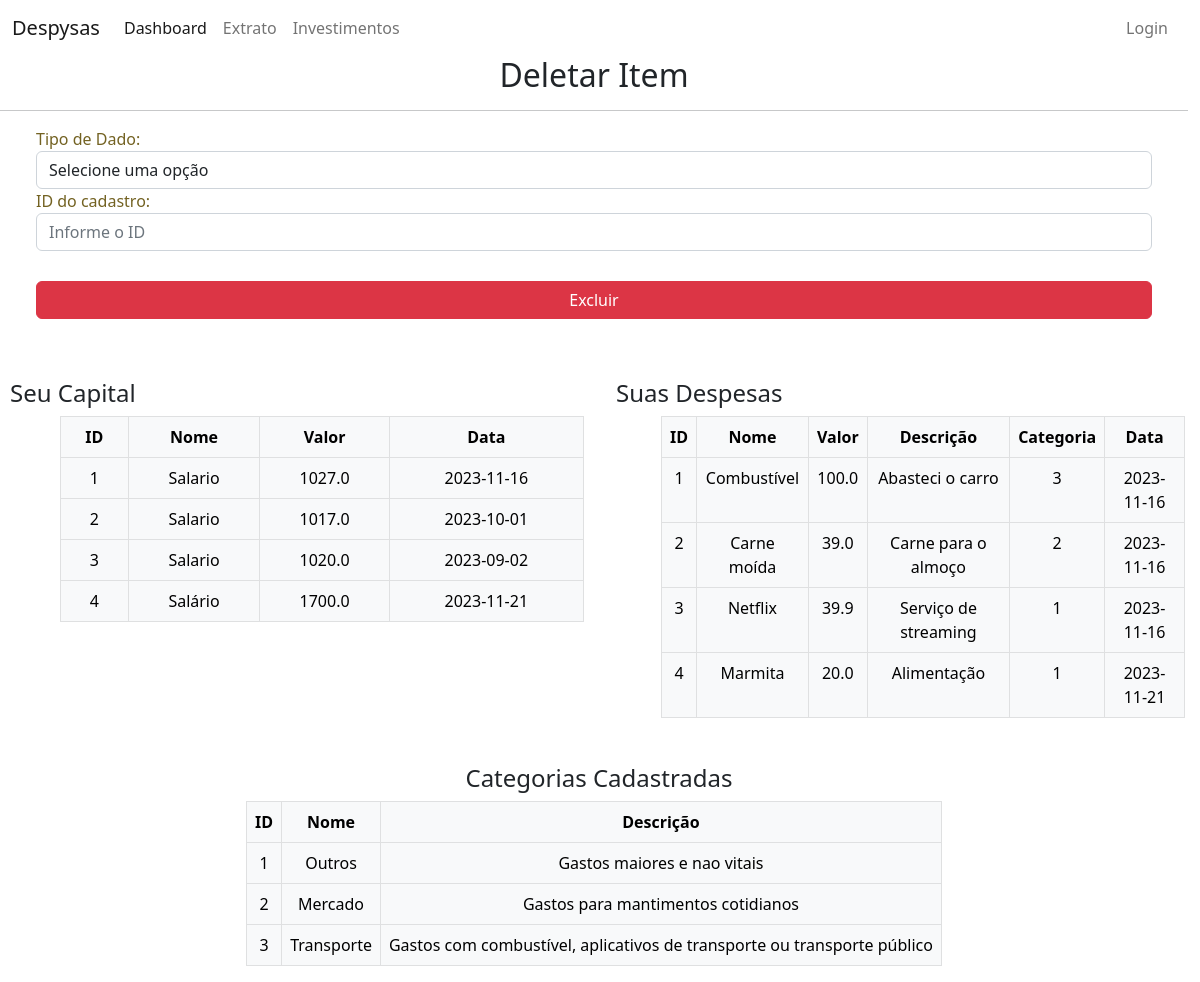
The app's page /deletar, older data.
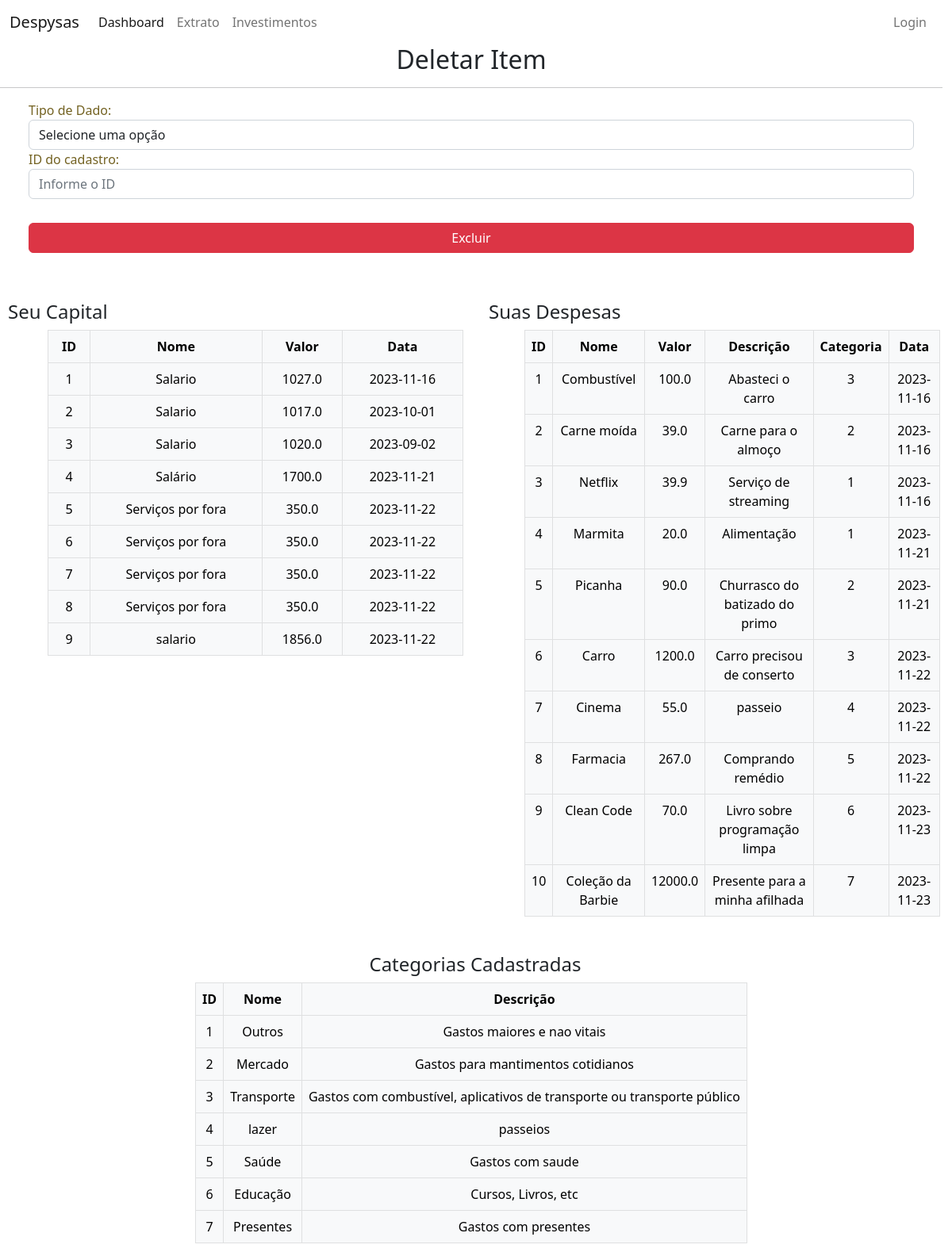
The same page, newer data.
### despysas/models.py (models this page shows)
class Capitais(db.Model):
    id = db.Column(db.Integer, primary_key=True)
    nome = db.Column(db.String(length=30), nullable=False)
    valor = db.Column(db.Float, nullable=False)
    data = db.Column(db.Date, default=date.today(), nullable=True)

class Despesas(db.Model):
    id = db.Column(db.Integer, primary_key=True)
    nome = db.Column(db.String(length=30), nullable=False)
    valor = db.Column(db.Float, nullable=False)
    descricao = db.Column(db.String(length=500), nullable=False)
    categoria = db.Column(db.Integer, db.ForeignKey('categorias.id'), nullable=False)
    data = db.Column(db.Date, default=date.today(), nullable=True)

class Categorias(db.Model):
    id = db.Column(db.Integer, primary_key=True)
    nome = db.Column(db.String(length=30), nullable=False)
    descricao = db.Column(db.String(length=500), nullable=False)
    despesas = db.relationship('Despesas', backref='categoria_despesas', lazy=True)

### despysas/routes.py (the view, shortened to what this page needs)
@app.route('/deletar', methods=['GET', 'POST'])
def page_deletar():
    form = Deletar()
    form.tabela.choices = [('','Selecione uma opção'), (1,'Capitais'), (2,'Despesas'), (3,"Categorias")]
    tabela = form.tabela.data
    return render_template('deletar.html', capital=Capitais.query.all(), despesa=Despesas.query.all(), categoria=Categorias.query.all(), form=form)

### despysas/forms.py
class Deletar(FlaskForm):
    id = IntegerField(label="ID do cadastro:", validators=[DataRequired()])
    tabela = SelectField(label="Tipo de Dado:", choices=[], validators=[InputRequired(message='Por favor, selecione uma opção')])
    submit = SubmitField(label="Excluir")

### despysas/templates/deletar.html (shortened to what this page needs)
{% extends 'base.html' %}
{% block content %}
    <h2 style="text-align: center;">Deletar Item</h2>
    <hr>
    <div class="container">
        <form method="POST" class="form-register" style="color: #736222;">
            {{ form.tabela.label() }}
            {{ form.tabela(class="form-control")}}
            {{ form.id.label() }}
            {{ form.id(class="form-control", placeholder="Informe o ID")}}
            <div class="d-grid" style="padding-top: 30px; padding-bottom: 50px;">
                {{ form.submit(class="btn btn-md btn-danger")}}
            </div>
        </form>
    </div>
    <div class="row">
        <div class="col-sm-6">
            <h4 style="margin-left: 10px; margin-top: 10px;">Seu Capital</h4>
            <table class="table table-hover table-bordered table-light" style="max-width: 90%; text-align: center; margin-left: 60px;">
                <thead>
                    <th scope="col">ID</th>
                    <th scope="col">Nome</th>
                    <th scope="col">Valor</th>
                    <th scope="col">Data</th>
                </thead>
                <tbody>
                    {% for item in capital %}
                    <tr>
                        <td>{{item.id}}</td>
                        <td>{{item.nome}}</td>
                        <td>{{item.valor}}</td>
                        <td>{{item.data}}</td>
                    </tr>
                    {% endfor %}
                </tbody>
            </table>
        </div>
        <div class="col-sm-6">
            <h4 style="margin-left: 10px; margin-top: 10px;">Suas Despesas</h4>
            <table class="table table-hover table-bordered table-light" style="max-width: 90%; text-align: center; margin-left: 55px;">
                <thead>
                    <th scope="col">ID</th>
                    <th scope="col">Nome</th>
                    <th scope="col">Valor</th>
                    <th scope="col">Descrição</th>
                    <th scope="col">Categoria</th>
                    <th scope="col">Data</th>
                </thead>
                <tbody>
                    {% for item in despesa %}
                    <tr>
                        <td>{{item.id}}</td>
                        <td>{{item.nome}}</td>
                        <td>{{item.valor}}</td>
                        <td>{{item.descricao}}</td>
                        <td>{{item.categoria}}</td>
                        <td>{{item.data}}</td>
                    </tr>
                    {% endfor %}
                </tbody>
            </table>
        </div>
    </div>
    <div class="row" style="display: flex; justify-content: center; text-align: center;">
            <h4 style="margin-left: 10px; margin-top: 30px;">Categorias Cadastradas</h4>
            <table class="table table-hover table-bordered table-light" style="max-width: fit-content;">
                <thead>
                    <th scope="col">ID</th>
                    <th scope="col">Nome</th>
                    <th scope="col">Descrição</th>
                </thead>
                <tbody>
                    {% for item in categoria %}
                    <tr>
                        <td>{{item.id}}</td>
                        <td>{{item.nome}}</td>
                        <td>{{item.descricao}}</td>
                    </tr>
                    {% endfor %}
                </tbody>
            </table>
    </div>
{% endblock %}

Row changes from the older to the newer data that the page shows:
added Capitais: id "5", nome "Serviços por fora", valor "350.0", data "2023-11-22"
added Capitais: id "6", nome "Serviços por fora", valor "350.0", data "2023-11-22"
added Capitais: id "7", nome "Serviços por fora", valor "350.0", data "2023-11-22"
added Capitais: id "8", nome "Serviços por fora", valor "350.0", data "2023-11-22"
added Capitais: id "9", nome "salario", valor "1856.0", data "2023-11-22"
added Despesas: id "5", nome "Picanha", valor "90.0", descricao "Churrasco do batizado do primo", categoria "2", data "2023-11-21"
added Despesas: id "6", nome "Carro", valor "1200.0", descricao "Carro precisou de conserto", categoria "3", data "2023-11-22"
added Despesas: id "7", nome "Cinema", valor "55.0", descricao "passeio", categoria "4", data "2023-11-22"
added Despesas: id "8", nome "Farmacia", valor "267.0", descricao "Comprando remédio", categoria "5", data "2023-11-22"
added Despesas: id "9", nome "Clean Code", valor "70.0", descricao "Livro sobre programação limpa", categoria "6", data "2023-11-23"
added Despesas: id "10", nome "Coleção da Barbie", valor "12000.0", descricao "Presente para a minha afilhada", categoria "7", data "2023-11-23"
added Categorias: id "4", nome "lazer", descricao "passeios"
added Categorias: id "5", nome "Saúde", descricao "Gastos com saude"
added Categorias: id "6", nome "Educação", descricao "Cursos, Livros, etc"
added Categorias: id "7", nome "Presentes", descricao "Gastos com presentes"
